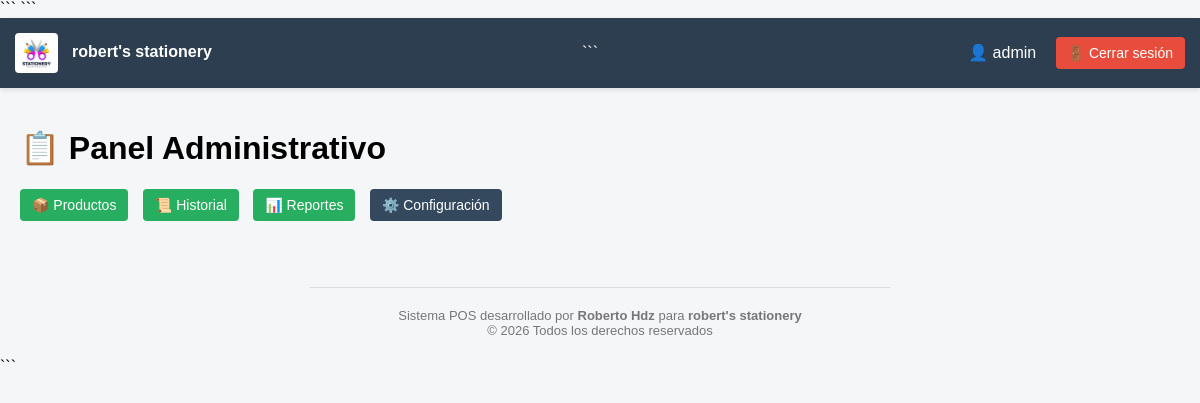
The page /admin (signed in) on the database its author committed.
### tables this page shows
CREATE TABLE configuracion (
    id INTEGER PRIMARY KEY,
    nombre_negocio TEXT,
    direccion TEXT,
    telefono TEXT,
    logo TEXT,
    zonas TEXT
, banner TEXT);

### app.py (the view)
@app.route("/admin")
@login_required
def admin_dashboard():
    conn = get_db_connection()
    ventas = conn.execute("""
        SELECT id, fecha, total
        FROM ventas
        ORDER BY fecha DESC
        LIMIT 10
    """).fetchall()
    ventas_hoy = conn.execute("""
        SELECT SUM(total) as total
        FROM ventas
        WHERE date(fecha) = date('now', 'localtime')
    """).fetchone()["total"] or 0
    ventas_mes = conn.execute("""
        SELECT SUM(total) as total
        FROM ventas
        WHERE strftime('%Y-%m', fecha) = strftime('%Y-%m', 'now', 'localtime')
    """).fetchone()["total"] or 0
    total_productos = conn.execute(
        "SELECT COUNT(*) as total FROM DATOS_PAPELERIA"
    ).fetchone()["total"]
    bajo_stock = conn.execute("""
        SELECT * FROM DATOS_PAPELERIA WHERE inventario <= 3
    """).fetchall()
    mas_vendidos = conn.execute("""
        SELECT descripcion, SUM(cantidad) as total_vendido
        FROM venta_detalle
        GROUP BY descripcion
        ORDER BY total_vendido DESC
        LIMIT 5
    """).fetchall()
    total_ingresos = conn.execute(
        "SELECT SUM(total) as total FROM ventas"
    ).fetchone()["total"] or 0
    config = conn.execute(
        "SELECT * FROM configuracion WHERE id = 1"
    ).fetchone()
    conn.close()
    return render_template(
        "admin_dashboard.html",
        ventas=ventas,
        ventas_hoy=ventas_hoy,
        ventas_mes=ventas_mes,
        total_productos=total_productos,
        bajo_stock=bajo_stock,
        mas_vendidos=mas_vendidos,
        total_ingresos=total_ingresos,
        config=config  #   IMPORTANTE
    )

### app.py (called while the page is built)
def get_db_connection():
    conn = sqlite3.connect(DB_PATH)
    conn.row_factory = sqlite3.Row
    return conn

def login_required(f):
    @wraps(f)
    def decorated_function(*args, **kwargs):
        if not session.get("admin_logueado"):
            return redirect(url_for("admin_login"))
        return f(*args, **kwargs)
    return decorated_function

@app.context_processor
def inject_config():
    try:
        conn = get_db_connection()
        conn.row_factory = sqlite3.Row
        config = conn.execute("SELECT * FROM configuracion WHERE id = 1").fetchone()
        conn.close()
        if config:
            return {'config': config}
        else:
            return {'config': {'nombre_negocio': 'papeleria', 'logo': 'logo.png'}}
    except Exception as e:
        print(f"Error en inject_config: {e}")
        return {'config': {}}

### templates/admin_dashboard.html
{% extends "layout.html" %}
{% block content %}
<div style="padding:20px">
    <h1>📋 Panel Administrativo</h1>
    <a href="{{ url_for('admin_productos') }}" class="btn btn-export">
    📦 Productos
    </a>
    <a href="{{ url_for('admin_historial') }}" class="btn btn-export">
    📜 Historial
    </a>
    <a href="{{ url_for('admin_reportes') }}" class="btn btn-export">
📊 Reportes
</a>
<a href="{{ url_for('configuracion_admin') }}" class="btn btn-export"
   style="background-color: #34495e; border-color: #2c3e50;">
⚙️ Configuración
</a>
</div>
{% endblock %}

### templates/layout.html (shortened to what this page needs)
    <!DOCTYPE html>
<html lang="es">
<head>
```
</head>
<body>
    <div class="header">
        <div>
            {% if config and config.logo %}
                <img src="{{ url_for('static', filename=config.logo) }}" class="logo-header">
            {% endif %}
            <b>{{ config.nombre_negocio if config.nombre_negocio else 'Panel Administrativo' }}</b>
        </div>
```
    <div>
        {% if session.get('admin_logueado') %}
            <span style="margin-right:15px;">
                👤 {{ session.get('admin_usuario') }}
            </span>
            <a href="{{ url_for('admin_logout') }}" class="btn btn-logout">
                🚪 Cerrar sesión
            </a>
        {% endif %}
    </div>
</div>
{% block content %}{% endblock %}
<footer style="text-align:center;padding:40px 20px 20px;color:#777; font-size: 13px;">
    <hr style="width: 50%; border: 0; border-top: 1px solid #ddd; margin-bottom: 20px;">
    Sistema POS desarrollado por <b>Roberto Hdz</b> para <b>{{ config.nombre_negocio }}</b><br>
    © 2026 Todos los derechos reservados
</footer>
```
</body>
</html>

### templates/layout.html (style rules this page uses)
body { font-family: Arial, sans-serif; background: #f4f6f8; margin:0; }
.header { background: #2c3e50; color: white; padding: 15px; display:flex; justify-content: space-between; align-items:center; box-shadow: 0 2px 5px rgba(0,0,0,0.1); flex-wrap: wrap; }
.logo-header { height: 40px; margin-right: 10px; vertical-align: middle; border-radius: 4px; }
.btn { padding: 8px 12px; border-radius:4px; text-decoration:none; color:white; font-size: 14px; transition: opacity 0.3s; display: inline-block; }
.btn-logout { background:#e74c3c; }
.btn-export { background:#27ae60; margin-right: 10px; }

### rows shown on the page
configuracion: logo (picture), nombre_negocio "robert's stationery"

### other values the page prints
{{ session.get('admin_usuario') }} "admin"
